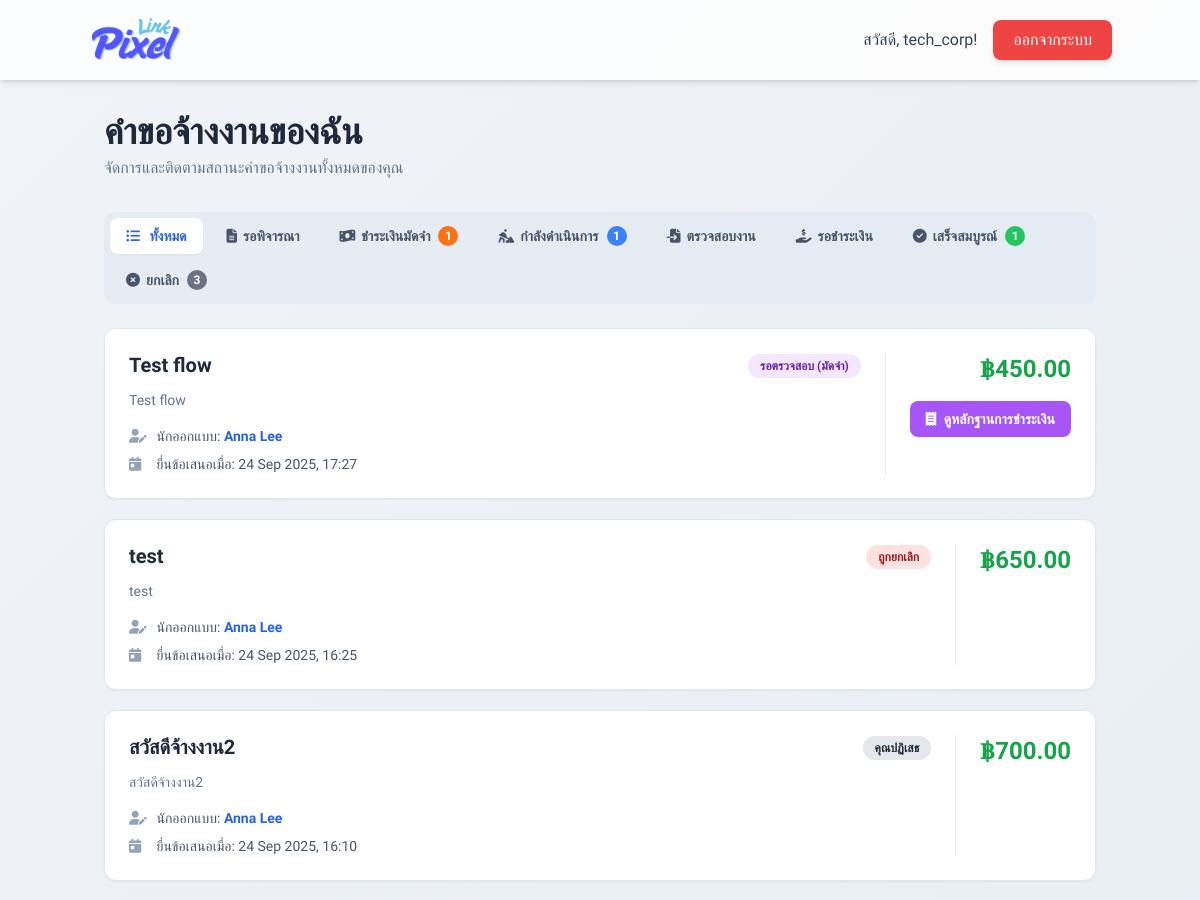
The page /client/my_requests.php (signed in, upper part) on the database as committed earlier.
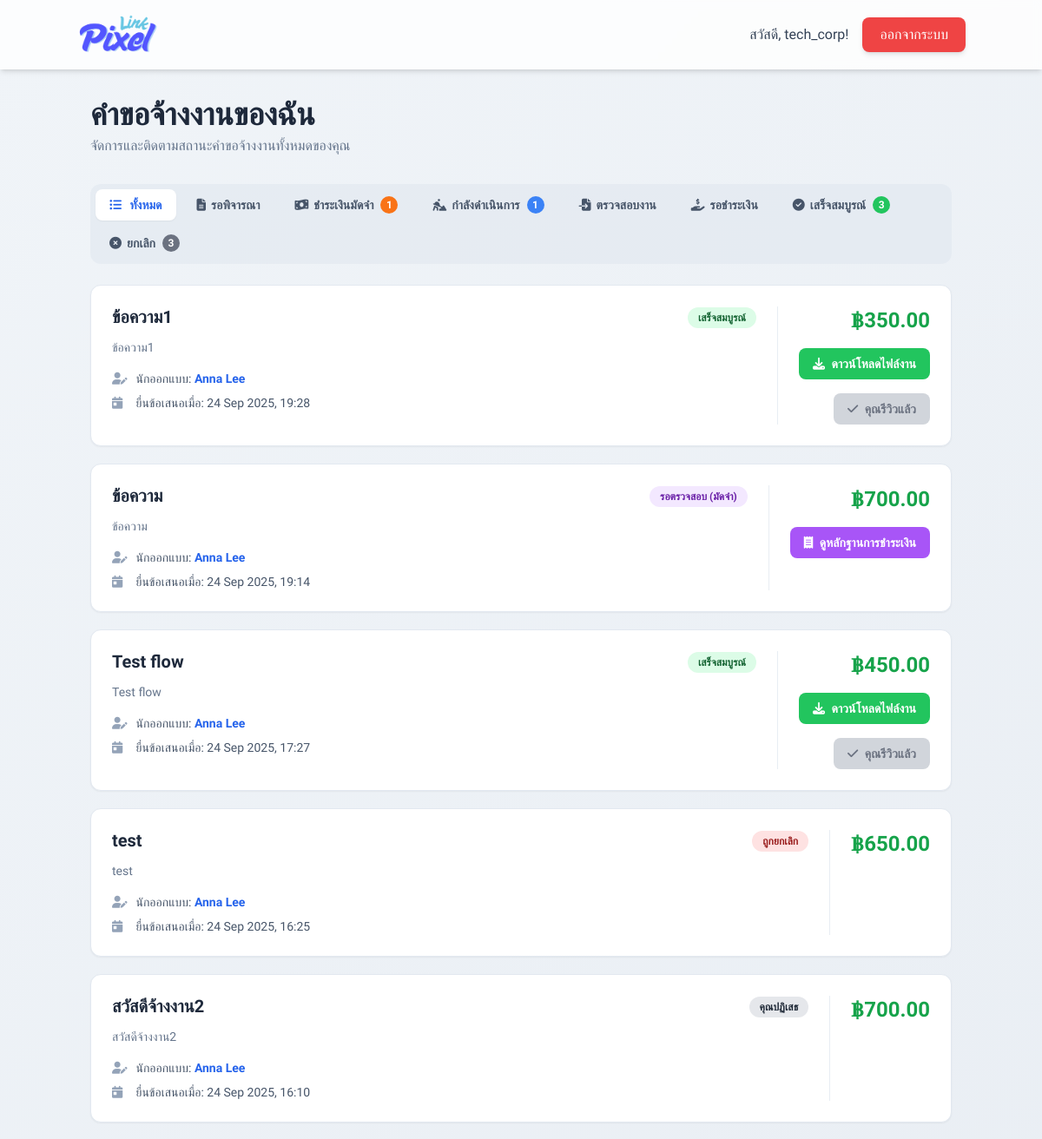
The same page on the database as committed later.
### tables this page shows
CREATE TABLE `client_job_requests` (
  `request_id` int(11) NOT NULL,
  `client_id` int(11) NOT NULL,
  `designer_id` int(11) DEFAULT NULL,
  `title` varchar(255) NOT NULL,
  `description` text DEFAULT NULL,
  `attachment_path` varchar(255) DEFAULT NULL,
  `category_id` int(11) DEFAULT NULL,
  `budget` varchar(100) DEFAULT NULL,
  `deadline` date DEFAULT NULL,
  `posted_date` timestamp NOT NULL DEFAULT current_timestamp(),
  `status` enum('open','proposed','awaiting_deposit_verification','assigned','draft_submitted','awaiting_final_payment','final_payment_verification','completed','cancelled','rejected','pending_deposit') DEFAULT 'open',
  `revision_count` int(11) NOT NULL DEFAULT 0
);

### client/my_requests.php (the view, shortened to what the rows shown need)
<?php
require_once '../connect.php';
$client_id = $_SESSION['user_id'];
$requests = [];
$sql = "
    SELECT
        cjr.request_id,
        cjr.title,
        cjr.description,
        COALESCE(ja.offered_price, cjr.budget) AS budget,
        cjr.posted_date,
        cjr.status,
        u.user_id AS designer_id,
        CONCAT(u.first_name, ' ', u.last_name) AS designer_name,
        (SELECT t.slip_path
         FROM transactions t
         JOIN contracts con_t ON t.contract_id = con_t.contract_id
         WHERE con_t.request_id = cjr.request_id
         ORDER BY t.transaction_date DESC
         LIMIT 1) AS slip_path,
        -- --- [เพิ่มส่วนนี้เข้ามา] ---
        (SELECT COUNT(r.review_id)
         FROM reviews r
         JOIN contracts c_r ON r.contract_id = c_r.contract_id
         WHERE c_r.request_id = cjr.request_id AND r.reviewer_id = cjr.client_id
        ) > 0 AS has_reviewed
        -- --- สิ้นสุดส่วนที่เพิ่ม ---
    FROM client_job_requests cjr
    LEFT JOIN users u ON cjr.designer_id = u.user_id
    LEFT JOIN job_applications ja ON cjr.request_id = ja.request_id AND ja.status = 'accepted'
    WHERE cjr.client_id = ?
    ORDER BY cjr.posted_date DESC
";
$stmt = $conn->prepare($sql);
if ($stmt) {
    $stmt->bind_param("i", $client_id);
    $stmt->execute();
    $result = $stmt->get_result();
    $requests = $result->fetch_all(MYSQLI_ASSOC);
} else {
    die("เกิดข้อผิดพลาดในการดึงข้อมูล");
}
$counts = [
    'open' => 0,
    'proposed' => 0,
    'pending_deposit' => 0,
    'awaiting_deposit_verification' => 0,
    'assigned' => 0,
    'draft_submitted' => 0,
    'awaiting_final_payment' => 0,
    'final_payment_verification' => 0,
    'completed' => 0,
    'cancelled' => 0,
    'rejected' => 0,
];
foreach ($requests as $request) {
    if (isset($counts[$request['status']])) {
        $counts[$request['status']]++;
    }
}
$cancelled_rejected_total = ($counts['cancelled'] ?? 0) + ($counts['rejected'] ?? 0);
function getStatusInfoClient($status)
{
    switch ($status) {
        case 'awaiting_deposit_verification':
            return ['text' => 'รอตรวจสอบ (มัดจำ)', 'color' => 'bg-purple-100 text-purple-800', 'tab' => 'pending_deposit'];
        case 'assigned':
            return ['text' => 'กำลังดำเนินการ', 'color' => 'bg-blue-100 text-blue-800', 'tab' => 'assigned'];
        case 'completed':
            return ['text' => 'เสร็จสมบูรณ์', 'color' => 'bg-green-100 text-green-800', 'tab' => 'completed'];
        case 'cancelled':
            return ['text' => 'คุณปฏิเสธ', 'color' => 'bg-gray-200 text-gray-800', 'tab' => 'cancelled'];
        case 'rejected':
            return ['text' => 'ถูกยกเลิก', 'color' => 'bg-red-100 text-red-800', 'tab' => 'cancelled'];
    }
}
?>
<!DOCTYPE html>
<html lang="th" class="h-full">
<head>
    <script src="https://cdn.tailwindcss.com"></script>
    <link rel="stylesheet" href="https://cdnjs.cloudflare.com/ajax/libs/font-awesome/6.4.0/css/all.min.css">
</head>
<body class="bg-slate-50 flex flex-col min-h-screen">
    <main class="container mx-auto px-4 py-8 flex-grow">
        <div class="mb-8">
            <h1 class="text-4xl font-bold text-slate-800">คำขอจ้างงานของฉัน</h1>
        </div>
        <div x-data="{ tab: 'all' }">
            <div class="mb-6 p-1.5 bg-slate-200/60 rounded-xl flex flex-wrap items-center gap-2">
                <button @click="tab = 'cancelled'" :class="tab === 'cancelled' ? 'bg-white text-red-600 shadow-sm' : 'text-slate-600 hover:bg-slate-300/60'" class="relative inline-flex items-center px-4 py-2 text-sm font-semibold rounded-lg transition-all">
                    <i class="fa-solid fa-circle-xmark mr-1.5"></i> ยกเลิก
                    <?php if ($cancelled_rejected_total > 0) : ?>
                        <span class="ml-2 inline-flex items-center justify-center h-5 w-5 rounded-full bg-gray-500 text-xs font-bold text-white"><?= $cancelled_rejected_total ?></span>
                    <?php endif; ?>
                </button>
            </div>
            <div class="space-y-5">
                <?php if (empty($requests)) : ?>
                    <div class="text-center bg-white rounded-lg shadow-sm p-12">
                        <div class="mx-auto w-20 h-20 bg-slate-100 rounded-full flex items-center justify-center">
                            <i class="fa-solid fa-file-circle-xmark fa-2x text-slate-400"></i>
                        </div>
                        <h3 class="mt-4 text-xl font-semibold text-slate-700">คุณยังไม่ได้สร้างคำขอจ้างงาน</h3>
                        <p class="mt-1 text-slate-500">เริ่มจ้างนักออกแบบได้โดยการสร้างคำขอจ้างงานใหม่</p>
                        <a href="../job_listings.php" class="mt-4 inline-block px-6 py-2 bg-blue-500 text-white rounded-lg font-semibold hover:bg-blue-600">ไปที่หน้าจ้างงาน</a>
                    </div>
                <?php else : ?>
                    <?php foreach ($requests as $request) : ?>
                        <?php
                        $statusInfo = getStatusInfoClient($request['status']);
                        $data_status = $statusInfo['tab'];
                        ?>
                        <div x-show="tab === 'all' || tab === '<?= $data_status ?>'" class="bg-white rounded-xl border border-slate-200 p-6 shadow-sm hover:shadow-lg transition-shadow duration-300">
                            <div class="flex flex-col sm:flex-row gap-6">
                                <div class="flex-1">
                                    <div class="flex items-center justify-between flex-wrap gap-2 mb-3">
                                        <h2 class="text-xl font-bold text-slate-800 leading-tight">
                                            <a href="#" class="view-details-btn hover:text-blue-600" data-request-id="<?= $request['request_id'] ?>">
                                                <?= htmlspecialchars($request['title']) ?>
                                            </a>
                                        </h2>
                                        <span class="text-xs font-semibold px-3 py-1 rounded-full <?= $statusInfo['color'] ?>">
                                            <?= htmlspecialchars($statusInfo['text']) ?>
                                        </span>
                                    </div>
                                    <p class="text-slate-500 text-sm mb-4 line-clamp-2">
                                        <?= htmlspecialchars($request['description']) ?>
                                    </p>
                                    <div class="text-sm space-y-2 text-slate-600">
                                        <?php if (!empty($request['designer_name'])) : ?>
                                            <p><i class="fa-solid fa-user-pen w-5 text-slate-400 mr-1"></i> นักออกแบบ:
                                                <a href="../designer/view_profile.php?user_id=<?= $request['designer_id'] ?>" class="font-semibold text-blue-600 hover:underline">
                                                    <?= htmlspecialchars($request['designer_name']) ?>
                                                </a>
                                            </p>
                                        <?php endif; ?>
                                        <p><i class="fa-solid fa-calendar-day w-5 text-slate-400 mr-1"></i> ยื่นข้อเสนอเมื่อ: <?= date('d M Y, H:i', strtotime($request['posted_date'])) ?></p>
                                    </div>
                                </div>
                                <div class="flex-shrink-0 sm:text-right sm:border-l sm:pl-6 border-slate-200/80 w-full sm:w-auto">
                                    <div class="text-2xl font-bold text-green-600 mb-4">
                                        ฿<?= !empty($request['budget']) ? htmlspecialchars(number_format((float)$request['budget'], 2)) : 'N/A' ?>
                                    </div>
                                    <div class="flex flex-col sm:items-end gap-2">
                                        <?php if ($request['status'] === 'proposed') : ?>
                                            <a href="review_proposal.php?request_id=<?= $request['request_id'] ?>" class="w-full sm:w-auto text-center px-4 py-2 bg-yellow-500 text-white rounded-lg text-sm font-semibold hover:bg-yellow-600">
                                                <i class="fa-solid fa-file-alt mr-1"></i> พิจารณาข้อเสนอ
                                            </a>
                                        <?php elseif ($request['status'] === 'pending_deposit') : ?>
                                            <a href="payment.php?request_id=<?= $request['request_id'] ?>" class="w-full sm:w-auto text-center px-4 py-2 bg-green-500 text-white rounded-lg text-sm font-semibold hover:bg-green-600">
                                                <i class="fa-solid fa-credit-card mr-1"></i> ชำระเงินมัดจำ
                                            </a>
                                        <?php elseif ($request['status'] === 'awaiting_deposit_verification') : ?>
                                            <button
                                                class="view-slip-btn w-full sm:w-auto text-center px-4 py-2 bg-purple-500 text-white rounded-lg text-sm font-semibold hover:bg-purple-600 transition-all"
                                                data-slip-url="<?= htmlspecialchars($request['slip_path']) ?>">
                                                <i class="fa-solid fa-receipt mr-1"></i> ดูหลักฐานการชำระเงิน
                                            </button>
                                        <?php elseif ($request['status'] === 'assigned') : ?>
                                            <a href="../messages.php?to_user=<?= $request['designer_id'] ?>" class="w-full sm:w-auto text-center px-4 py-2 bg-blue-500 text-white rounded-lg text-sm font-semibold hover:bg-blue-600">
                                                <i class="fa-solid fa-comments mr-1"></i> พูดคุยกับนักออกแบบ
                                            </a>
                                        <?php elseif ($request['status'] === 'draft_submitted') : ?>
                                            <a href="review_work.php?request_id=<?= $request['request_id'] ?>" class="w-full sm:w-auto text-center px-4 py-2 bg-purple-500 text-white rounded-lg text-sm font-semibold hover:bg-purple-600">
                                                <i class="fa-solid fa-file-circle-check mr-1"></i> ตรวจสอบงาน
                                            </a>
                                        <?php elseif ($request['status'] === 'awaiting_final_payment') : ?>
                                            <a href="final_payment.php?request_id=<?= $request['request_id'] ?>" class="w-full sm:w-auto text-center px-4 py-2 bg-green-500 text-white rounded-lg text-sm font-semibold hover:bg-green-600">
                                                <i class="fa-solid fa-credit-card mr-1"></i> ชำระเงินส่วนที่เหลือ
                                            </a>
                                        <?php elseif ($request['status'] === 'completed') : ?>
                                            <a href="#" class="download-final-file-btn w-full sm:w-auto text-center px-4 py-2 bg-green-500 text-white rounded-lg text-sm font-semibold hover:bg-green-600 mb-2" data-request-id="<?= $request['request_id'] ?>">
                                                <i class="fa-solid fa-download mr-1"></i> ดาวน์โหลดไฟล์งาน
                                            </a>
                                            <?php if (!$request['has_reviewed']) : ?>
                                                <a href="submit_review.php?request_id=<?= $request['request_id'] ?>" class="w-full sm:w-auto text-center px-4 py-2 bg-yellow-500 text-white rounded-lg text-sm font-semibold hover:bg-yellow-600">
                                                    <i class="fa-solid fa-star mr-1"></i> ให้คะแนนและรีวิว
                                                </a>
                                            <?php else : ?>
                                                <button disabled class="w-full sm:w-auto text-center px-4 py-2 bg-gray-300 text-gray-500 rounded-lg text-sm font-semibold cursor-not-allowed">
                                                    <i class="fa-solid fa-check mr-1"></i> คุณรีวิวแล้ว
                                                </button>
                                            <?php endif; ?>
                                        <?php endif; ?>
                                    </div>
                                </div>
                            </div>
                        </div>
                    <?php endforeach; ?>
                <?php endif; ?>
            </div>
        </div>
    </main>
    <?php include '../includes/footer.php'; ?>
</body>
</html>

Rows that differ between the two databases and show on the page:
added client_job_requests: title "ข้อความ1", status "เสร็จสมบูรณ์", description "ข้อความ1", designer_name "Anna Lee", posted_date "24 Sep 2025, 19:28", budget "350.00", shows "คุณรีวิวแล้ว"
added client_job_requests: title "ข้อความ", status "รอตรวจสอบ (มัดจำ)", description "ข้อความ", designer_name "Anna Lee", posted_date "24 Sep 2025, 19:14", budget "700.00"
changed client_job_requests "Test flow": status "รอตรวจสอบ (มัดจำ)" → "เสร็จสมบูรณ์"; status "ดูหลักฐานการชำระเงิน" → "ดาวน์โหลดไฟล์งาน คุณรีวิวแล้ว"
Other text that changed with them:
$counts['completed']: "1" → "3"
